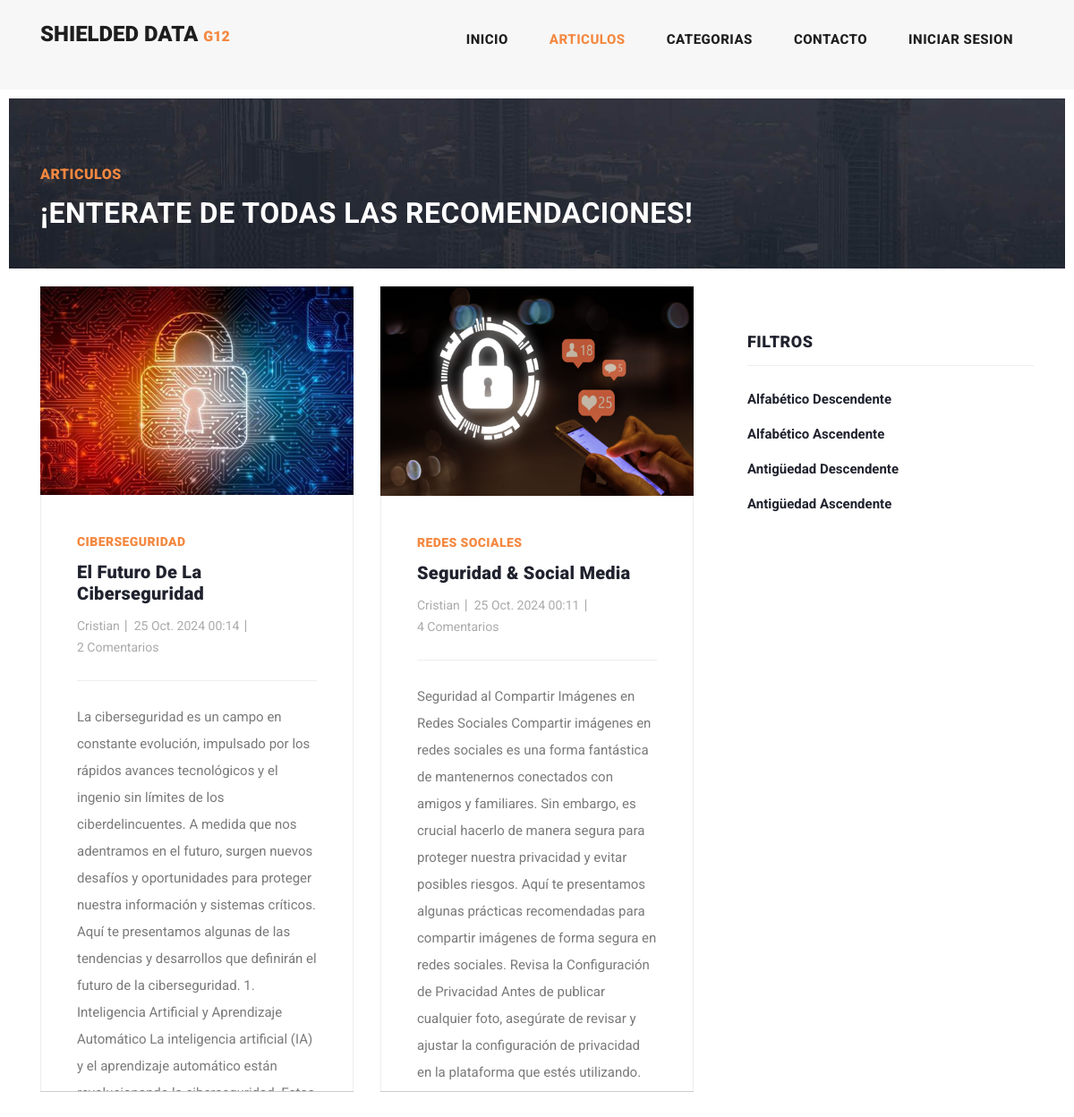
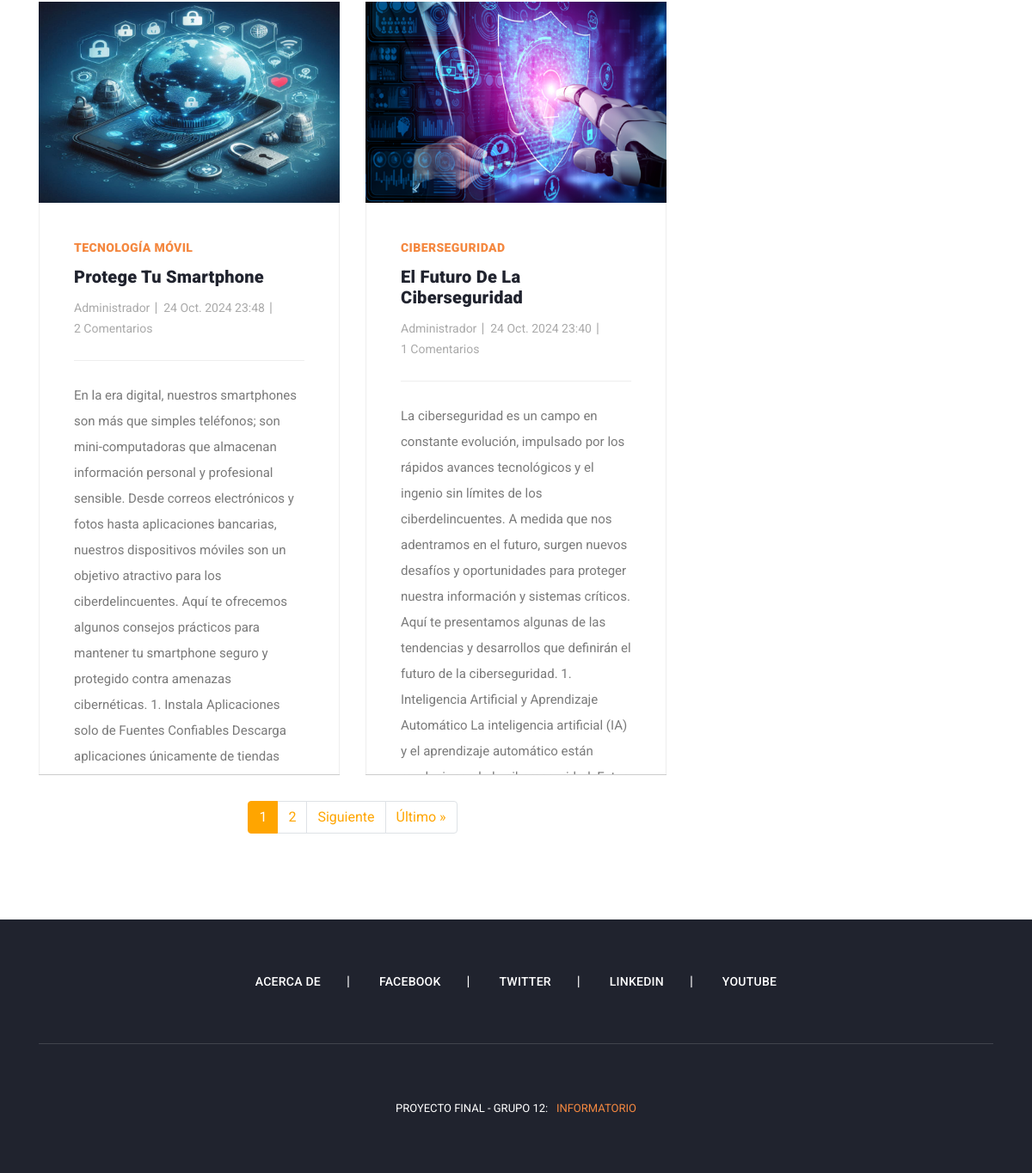
Page /post/ on the committed database (2 pictures, top to bottom).
### apps/post/models.py (models this page shows, shortened)
class Post(models.Model):
    title = models.CharField(max_length=50, null=False)
    subtitle = models.CharField(max_length=100, null=True, blank=True)
    date = models.DateTimeField(auto_now_add=True)
    text = models.TextField(null=False)
    active = models.BooleanField(default=True)
    category = models.ForeignKey(Category, on_delete=models.SET_NULL, null=True, default='Uncategorized')
    author = models.ForeignKey(User, on_delete=models.CASCADE, null=False, default=None)
    image = models.ImageField(null=True, blank=True, upload_to='media', default='media/post_default.png')
    published = models.DateTimeField(default=timezone.now)
    tags=models.ManyToManyField(Tags, related_name='posts')
    class Meta():
        ordering = ('-published',)

class Category(models.Model):
    name = models.CharField(max_length=30, null=False)
    def __str__(self):
        return self.name

### apps/user/models.py (models this page shows, shortened)
class User(AbstractUser):
    image = models.ImageField(null=True, blank=True, upload_to='user', default='user/user-default.jpg')
    is_staff = models.BooleanField(default=False)  # Staff status
    is_active = models.BooleanField(default=True)  # Active status

### apps/post/views.py (the view)
# urls.py: path('', PostListView.as_view(), name='posts'),
class PostListView(ListView):
    model = Post
    template_name = 'posts/posts.html'
    context_object_name = 'posts'
    paginate_by = 4 # Muestra 4 objetos por página

### templates/posts/posts.html (shortened to what this page needs)
{% extends 'base.html'%}
{% load static %}
{% block content %}
<div class="heading-page header-text">
    <section class="page-heading">
        <div class="container">
            <div class="row">
                <div class="col-lg-12">
                    <div class="text-content">
                        <h4>Articulos</h4>
                        <h2>¡Enterate de todas las recomendaciones!</h2>
                    </div>
                </div>
            </div>
        </div>
    </section>
</div>
{% if posts %}
    <section class="blog-posts grid-system">
        <div class="container">
            <div class="row">
                <div class="col-lg-8">
                    <div class="all-blog-posts">
                        <div class="row">
                            {% for i in posts %}
                                <div class="col-lg-6">
                                    <div class="blog-post article">
                                        <div class="blog-thumb">
                                            <img src="{{ i.image.url }}" alt="Imagen del Post">
                                        </div>
                                        <div class="down-content">
                                            <span>{{ i.category }}</span>
                                            <a href="{% url 'apps.posts:post_individual' i.id %}"><h4>{{ i.title }}</h4></a>
                                            <ul class="post-info">
                                                <li><a>{{ i.author }}</a></li>
                                                <li><a>{{ i.date }}</a></li>
                                                <li><a>{{ i.comments.count }} Comentarios</a></li>
                                            </ul>
                                            <p>{{ i.text }}</p>
                                        </div>
                                    </div>
                                </div>
                            {% endfor %}
                        </div>
                    </div>
                    <nav aria-label="Page navigation">
                        <ul class="pagination justify-content-center">
                            {% for page_number in page_obj.paginator.page_range %}
                                {% if page_number == page_obj.number %}
                                    <li class="page-item active">
                                        <a class="page-link" href="?page={{ page_number }}" style="background-color: #FFA500; border-color: #FFA500;">{{ page_number }}</a>
                                    </li>
                                {% else %}
                                    <li class="page-item">
                                        <a class="page-link" href="?page={{ page_number }}" style="color: #FFA500;">{{ page_number }}</a>
                                    </li>
                                {% endif %}
                            {% endfor %}
                            {% if page_obj.has_next %}
                                <li class="page-item">
                                    <a class="page-link" href="?page={{ page_obj.next_page_number }}" style="color: #FFA500;">Siguiente</a>
                                </li>
                                <li class="page-item">
                                    <a class="page-link" href="?page={{ page_obj.paginator.num_pages }}" style="color: #FFA500;">Último &raquo;</a>
                                </li>
                            {% endif %}
                        </ul>
                    </nav>
                </div>
                <div class="col-lg-4">
                    <div class="sidebar">
                        <div class="row">
                            <div class="col-lg-12">
                            </div>
                            <div class="col-lg-12">
                                <div class="sidebar-item categories">
                                    <div class="sidebar-heading">
                                        <h2>FILTROS</h2>
                                    </div>
                                    <div class="content">
                                        <ul>
                                            <li><a href="{% url 'apps.posts:post_alpha_des' %}">Alfabético Descendente</a></li>
                                            <li><a href="{% url 'apps.posts:post_alpha_asc' %}">Alfabético Ascendente</a></li>
                                            <li><a href="{% url 'apps.posts:post_date_des' %}">Antigüedad Descendente</a></li>
                                            <li><a href="{% url 'apps.posts:post_date_asc' %}">Antigüedad Ascendente</a></li>
                                        </ul>
                                    </div>
                                </div>
                            </div>
                        </div>
                    </div>
                </div>
            </div>
        </div>
    </section>
{% endif %}
{% endblock %}

### static/assets/css/templatemo-stand-blogv=17.css (style rules this page uses)
.article { border-bottom: 1px solid #ccc; box-sizing: border-box; height:900px; overflow: hidden; }
body { font-family: 'Roboto', sans-serif; overflow-x: hidden; text-rendering: optimizeLegibility; -webkit-font-smoothing: antialiased; -moz-osx-font-smoothing: grayscale; }
p { margin-bottom: 0px; font-size: 15px; font-weight: 400; color: #7a7a7a; line-height: 30px; }
a { text-decoration: none!important; }
ul { padding: 0; margin: 0; list-style: none; }
h1,h2,h3,h4,h5,h6 { margin: 0px; }
.heading-page { padding-top: 110px; }
.page-heading { margin: 0px 10px; padding: 75px 0px; text-align: left; background-position: center center; background-repeat: no-repeat; background-size: cover; background-image: url(../images/heading-bg.jpg); height: 190px; }
.page-heading .text-content h4 { color: #f48840; font-size: 1em; text-transform: uppercase; font-weight: 900; letter-spacing: 0.5px; margin-bottom: 15px; }
.page-heading .text-content h2 { color: #fff; font-size: 2em; font-weight: 700; text-transform: uppercase; letter-spacing: 0.5px; }
.blog-posts { margin-top: 20px; }
.blog-posts .blog-post { margin-bottom: 30px; }
.blog-posts .blog-thumb img { width: 100%; overflow: hidden; }
.blog-posts .down-content { padding: 40px; border-right: 1px solid #eee; border-left: 1px solid #eee; border-bottom: 1px solid #eee; }
.blog-posts .down-content span { font-size: 14px; text-transform: uppercase; letter-spacing: 0.4px; font-weight: 900; color: #f48840; }
.blog-posts .down-content h4 { font-size: 24px; text-transform: capitalize; letter-spacing: 0.5px; font-weight: 900; color: #20232e; margin: 10px 0px 12px 0px; }
.blog-posts .down-content ul.post-info li { display: inline-block; margin-right: 8px; }
.blog-posts .down-content ul.post-info li:after { content: '|'; color: #aaa; margin-left: 8px; }
.blog-posts .down-content h4 { font-size: 20px; letter-spacing: 0.25px; }
.grid-system .down-content ul.post-info li { margin-right: 3px; }
.grid-system .down-content ul.post-info li:after { margin-left: 5px; }
.blog-posts .down-content ul.post-info li:last-child::after { display: none; }
.blog-posts .down-content ul.post-info li a { font-size: 14px; color: #aaa; font-weight: 400; transition: all .3s; }
.blog-posts .down-content p { padding: 25px 0px; margin: 25px 0px; border-top: 1px solid #eee; border-bottom: 1px solid #eee; }
.blog-posts .sidebar-heading h2 { font-size: 18px; text-transform: uppercase; font-weight: 900; letter-spacing: 0.5px; color: #20232e; border-bottom: 1px solid #eee; padding-bottom: 15px; margin-bottom: 25px; }
.sidebar { margin-left: 30px; }
.sidebar .sidebar-item { margin-top: 50px; }
.sidebar .sidebar-heading h2 { font-size: 18px; text-transform: uppercase; font-weight: 900; letter-spacing: 0.5px; color: #20232e; border-bottom: 1px solid #eee; padding-bottom: 15px; margin-bottom: 25px; }
.sidebar .categories ul li { margin-bottom: 15px; }
.sidebar .categories ul li:last-child { margin-bottom: 0px; }
.sidebar .categories ul li a { font-size: 15px; font-weight: 700; color: #20232e; transition: all .3s; }

### rows in the picture
Post: image (picture), category "CIBERSEGURIDAD", title "El Futuro De La Ciberseguridad", author "Cristian", date "25 Oct. 2024 00:14", comments.count "2", text "La ciberseguridad es un campo en constante evolución, impulsado por los rápidos avances tecnológicos y el ingenio sin límites de los ciberdelincuentes. A medida que nos adentramos en el futuro, surgen nuevos desafíos y oportunidades para proteger nuestra información y sistemas críticos. Aquí te presentamos algunas de las tendencias y desarrollos que definirán el futuro de la ciberseguridad. 1. Inteligencia Artificial y Aprendizaje Automático La inteligencia artificial (IA) y el aprendizaje automático están…"
Post: image (picture), category "REDES SOCIALES", title "Seguridad & Social Media", author "Cristian", date "25 Oct. 2024 00:11", comments.count "4", text "Seguridad al Compartir Imágenes en Redes Sociales Compartir imágenes en redes sociales es una forma fantástica de mantenernos conectados con amigos y familiares. Sin embargo, es crucial hacerlo de manera segura para proteger nuestra privacidad y evitar posibles riesgos. Aquí te presentamos algunas prácticas recomendadas para compartir imágenes de forma segura en redes sociales. Revisa la Configuración de Privacidad Antes de publicar cualquier foto, asegúrate de revisar y ajustar la configuración de privacidad en la plataforma que estés utilizando.…"
Post: image (picture), category "TECNOLOGÍA MÓVIL", title "Protege Tu Smartphone", author "Administrador", date "24 Oct. 2024 23:48", comments.count "2", text "En la era digital, nuestros smartphones son más que simples teléfonos; son mini-computadoras que almacenan información personal y profesional sensible. Desde correos electrónicos y fotos hasta aplicaciones bancarias, nuestros dispositivos móviles son un objetivo atractivo para los ciberdelincuentes. Aquí te ofrecemos algunos consejos prácticos para mantener tu smartphone seguro y protegido contra amenazas cibernéticas. 1. Instala Aplicaciones solo de Fuentes Confiables Descarga aplicaciones únicamente de tiendas…"
Post: image (picture), category "CIBERSEGURIDAD", title "El Futuro De La Ciberseguridad", author "Administrador", date "24 Oct. 2024 23:40", comments.count "1", text "La ciberseguridad es un campo en constante evolución, impulsado por los rápidos avances tecnológicos y el ingenio sin límites de los ciberdelincuentes. A medida que nos adentramos en el futuro, surgen nuevos desafíos y oportunidades para proteger nuestra información y sistemas críticos. Aquí te presentamos algunas de las tendencias y desarrollos que definirán el futuro de la ciberseguridad. 1. Inteligencia Artificial y Aprendizaje Automático La inteligencia artificial (IA) y el aprendizaje automático están…"

### other values in the picture
{{ page_number }} "1"
{{ page_number }} "2"
